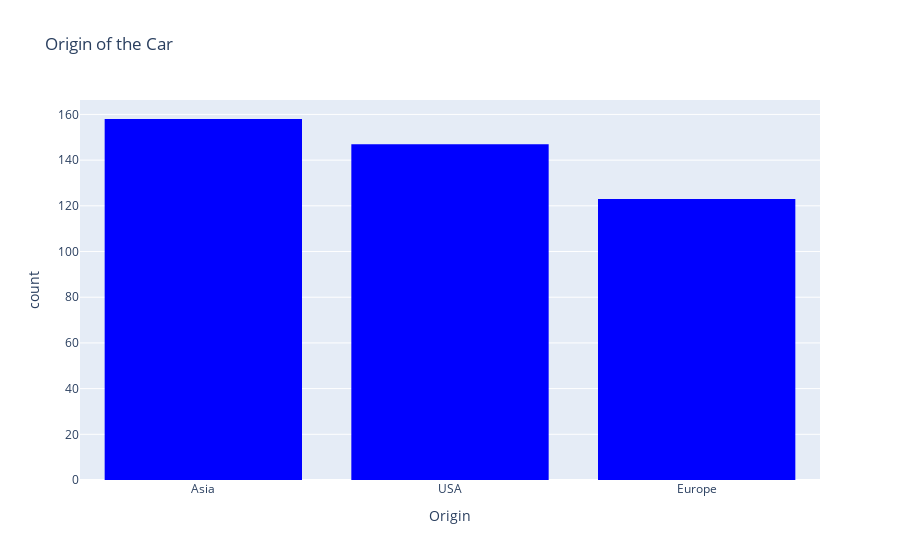

Notebook cell for this chart:
### Code cell
fig = px.histogram(data, x = 'Origin', labels = {'Oriign':'Origin'}, 
                  title = 'Origin of the Car', 
                   histfunc='count',
                   #color = 'Make'
                  color_discrete_sequence=['Blue']).update_xaxes(categoryorder="total descending")
fig.show()

### Figure 1 — Plotly figure (JSON) as saved in the notebook; plotly's stock layout.template omitted (floating-point values rounded to 4 significant figures; data arrays with more than 128 entries replaced by an {"elided": "..."} marker saying what was removed)
{"data": [{"alignmentgroup": "True", "bingroup": "x", "histfunc": "count", "hovertemplate": "Origin=%{x}<br>count=%{y}<extra></extra>", "legendgroup": "", "marker": {"color": "Blue"}, "name": "", "offsetgroup": "", "orientation": "v", "showlegend": false, "type": "histogram", "x": {"elided": "428 str values"}, "xaxis": "x", "yaxis": "y"}], "layout": {"barmode": "relative", "legend": {"tracegroupgap": 0}, "title": {"text": "Origin of the Car"}, "xaxis": {"anchor": "y", "categoryorder": "total descending", "domain": [0, 1], "title": {"text": "Origin"}}, "yaxis": {"anchor": "x", "domain": [0, 1], "title": {"text": "count"}}}}
